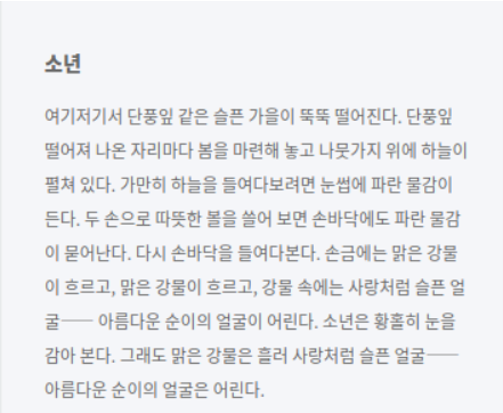
#> input picture 01_Foundation/09.OpenCV_20250825/data/story.png, 503 x 413 px, found by its file name
$ jupyter execute --allow-errors ex02_20250826_OCR.ipynb   (shell and % lines are left out)
#> lines starting #> are read from the running program, lines starting #| are printed output that depends on the picture; after the words box and inside, x2 and y2 are one past the last pixel; in counts of white or black regions, pixels touching at a corner belong together
[cell 1]
# matplotlib 한글 폰트 설정
import matplotlib.pyplot as plt
import matplotlib.font_manager as fm

# 맑은고딕 폰트 설정
plt.rcParams['font.family'] = 'Malgun Gothic'
plt.rcParams['axes.unicode_minus'] = False  # 마이너스 기호 깨짐 방지

print("✅ matplotlib 한글 폰트가 '맑은고딕'으로 설정되었습니다.")
print("이제 그래프와 플롯에서 한글이 정상적으로 표시됩니다.")

[cell 2]
import cv2
# cv : 객체탐지를 위한 별도의 라이브러리(안 쓸꺼임)
# cv2: OpenCV 라이브러리 사용

| 구분                          | Tesseract                   | EasyOCR                                         | Google Vision                               | AWS Textract         | Azure Document Intelligence                                                    | Naver Clova                                   | Upstage                                        | PaddleOCR                    |
|-----------------------------|-----------------------------|-------------------------------------------------|---------------------------------------------|----------------------|------------------------------------------------------------------------------|-----------------------------------------------|-----------------------------------------------|-------------------------------|
| **Open Source**             | O                           | O                                               | X                                           | X                    | X                                                                            | X                                             | X                                             | O                             |
| **한글 인식**               | 중                          | 하                                              | 중상                                        | 최하(지원X)         | 중상                                                                         | 상                                            | 상                                            | 중(추가 테스트 필요)          |
| **영문 인식**               | 상                          | 하                                              | 상                                           | 상                   | 상                                                                            | 상                                            | 상                                            | 상                            |
| **표+글자 인식**            | 하                          | 하 (유료 Enterprise용 별도 존재)               | 상                                           | 상(Only Eng)         | 상                                                                            | 중상                                          | 상                                            | 중                            |
| **속도**                    | 중                          | 최하                                            | 최상                                         | –                    | 중상                                                                         | 중하                                          | 중                                            | 하                            |
| **특화 모델* 제공**         | X                           | X                                               | O                                           | O                    | O (영수증, 명함, 보험/세금 서류, 신분증 등)                                   | O (영수증, 명함, 사업자등록증 등)            | O (영수증)                                   | X                             |
| **Model Customization**     | O                           | O                                               | X                                           | X                    | O                                                                            | O                                             | X                                             | O                             |
| **요금(1건)***               | 무료                        | 무료                                            | \$1.5 (매월 1,000건 무료)                   | –                    | \$0.01 (종량제: 매월 500페이지 무료)                                         | 3원 (매월 300건 무료)                         | 3원                                          | 무료                          |
| **API 사용 난이도**         | 하                          | 하                                              | 중상                                         | 중                   | 하                                                                            | 하                                            | 하                                            | 중                            |
| **고객 지원**               | X                           | X                                               | X                                           | O                    | O                                                                            | O                                             | O                                             | X                             |
| **confidence score 제공**   | O                           | O                                               | △                                           | O                    | O                                                                            | O                                             | O (문서별·단어별 제공)                      | O                             |
| **총평**                     | - 전통 있는 대표적 OCR<br>- 전처리 필요 but 기본 충실 | - 사용법 직관적 but 한글 인식률 ↓<br>- 속도 매우 느림 | - 압도적 속도<br>- 한글·영문 모두 준수 성능 | - 영문 문서 최적<br>- pre-built model로 간편 처리<br>- confidence score 검증 가능 | - Azure Vision 대비 고도화<br>- 다양한 특화모델 제공<br>- V4.0부터 커스터마이징 지원<br>- 한글 인식률 양호 | - 우수한 한글 OCR<br>- 다양한 특화모델 & 템플릿 생성 기능 | - UI/UX·문서화 부실<br>- 표+글자 인식률 우수                  | - 다양한 모델 제공<br>- EasyOCR 대비 속도·성능 우수<br>- Python 3.10↓ 호환 주의 |
| **우선 검토 서비스**         | –                           | –                                               | ✔                                           | –                    | ✔                                                                            | ✔                                             | ✔                                             | –                             |


# 1.Paddle OCR
- 80개국의 언어를 지원(한국어도 포함)
- 속도는 비교적 빠름, 성능 높은 편, 모델도 경량화 되어있음

[cell 3]
# PaddleOCR 설치 (필요시)
# !pip install paddleocr
# !pip install paddlepaddle
# PaddleOCR 임포트
from paddleocr import PaddleOCR

#> (a cell that did not finish here is left out)

[cell 5]
# PaddleOCR 기본 사용 예제
import numpy as np
from PIL import Image
import matplotlib.pyplot as plt

# 테스트용 이미지 생성 (실제로는 파일 경로를 사용)
img_path = './test_image.jpg'  # 실제 이미지 파일 경로

# [8 lines of commented-out code are left out]

print("PaddleOCR 초기화 완료!")

# PaddleOCR 고급 사용법

## 1. 기본 OCR 수행
```python
from paddleocr import PaddleOCR

# 한국어 OCR 초기화
ocr = PaddleOCR(use_angle_cls=True, lang='korean')

# 이미지에서 OCR 수행
result = ocr.ocr('image.jpg', cls=True)

# 결과 출력
for line in result[0]:
    bbox, (text, confidence) = line
    print(f"텍스트: {text}, 신뢰도: {confidence:.4f}")
```

## 2. 시각화 포함 OCR
```python
from paddleocr import PaddleOCR, draw_ocr
from PIL import Image

ocr = PaddleOCR(use_angle_cls=True, lang='korean')
img_path = 'image.jpg'
result = ocr.ocr(img_path, cls=True)

# 시각화
image = Image.open(img_path).convert('RGB')
boxes = [line[0] for line in result[0]]
texts = [line[1][0] for line in result[0]]
scores = [line[1][1] for line in result[0]]

im_show = draw_ocr(image, boxes, texts, scores)
im_show = Image.fromarray(im_show)
im_show.save('result.jpg')
```

## 3. 검출만 수행 (Detection Only)
```python
result = ocr.ocr(img_path, rec=False)  # 텍스트 인식 비활성화
```

## 4. 인식만 수행 (Recognition Only)
```python
result = ocr.ocr(img_path, det=False)  # 텍스트 검출 비활성화
```

[cell 6]
# PaddleOCR 실제 사용 예제
import cv2
import numpy as np
from PIL import Image, ImageDraw, ImageFont
import matplotlib.pyplot as plt

# 테스트용 한글 이미지 생성
def create_test_image():
    # 흰색 배경에 한글 텍스트가 있는 이미지 생성
    img = Image.new('RGB', (400, 200), color='white')
#> img: PIL image 400x200 RGB; every value is 255
    draw = ImageDraw.Draw(img)

    # 텍스트 추가 (기본 폰트 사용)
    text = "안녕하세요\nPaddleOCR 테스트입니다"
    draw.text((50, 50), text, fill='black')

    # 이미지를 numpy 배열로 변환
    img_array = np.array(img)
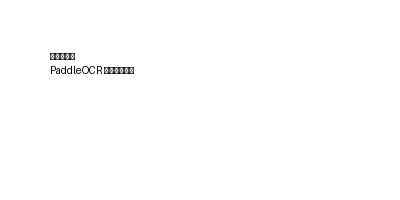
#> img_array: shape (200, 400, 3); min 0, max 255, mean 253.9
    return img_array

# 테스트 이미지 생성 및 표시
test_img = create_test_image()
plt.figure(figsize=(8, 4))
plt.imshow(test_img)
plt.title('테스트 이미지')
plt.axis('off')
plt.show()

print("테스트 이미지가 생성되었습니다.")

[cell 7]
# PaddleOCR로 실제 OCR 수행
try:
    # 위에서 생성한 테스트 이미지를 임시 파일로 저장
    test_image_path = 'temp_test_image.png'
    Image.fromarray(test_img).save(test_image_path)

    # OCR 수행
    result = ocr.ocr(test_image_path, cls=True)

    print("OCR 결과:")
    for idx, res in enumerate(result):
        print(f"페이지 {idx + 1}:")
        for line in res:
            bbox, (text, confidence) = line
            print(f"  텍스트: '{text}', 신뢰도: {confidence:.4f}")
            print(f"  좌표: {bbox}")

    # 결과 시각화
    from paddleocr import draw_ocr

    image = Image.open(test_image_path).convert('RGB')
    boxes = [line[0] for line in result[0]]
    texts = [line[1][0] for line in result[0]]
    scores = [line[1][1] for line in result[0]]

    # OCR 결과를 이미지에 그리기
    im_show = draw_ocr(image, boxes, texts, scores)

    # 결과 표시
    plt.figure(figsize=(12, 6))
    plt.subplot(1, 2, 1)
    plt.imshow(test_img)
    plt.title('원본 이미지')
    plt.axis('off')

    plt.subplot(1, 2, 2)
    plt.imshow(im_show)
    plt.title('OCR 결과')
    plt.axis('off')

    plt.tight_layout()
    plt.show()

except Exception as e:
    print(f"OCR 처리 중 오류 발생: {e}")
    print("PaddleOCR가 올바르게 설치되었는지 확인해주세요.")

[cell 8]
# pytesseract 설치 및 story.png 이미지 분석
import subprocess
import sys
import os

# pytesseract 설치 (필요시)
try:
    import pytesseract
    print("pytesseract가 이미 설치되어 있습니다.")
except ImportError:
    print("pytesseract를 설치합니다...")
    subprocess.check_call([sys.executable, "-m", "pip", "install", "pytesseract"])
    import pytesseract
    print("pytesseract 설치 완료!")

# 필요한 라이브러리 임포트
import cv2
import numpy as np
from PIL import Image
import matplotlib.pyplot as plt

print("✅ 라이브러리 로드 완료!")
print("⚠️  참고: Tesseract 실행파일이 별도로 설치되어야 할 수 있습니다.")

[cell 9]
# 이미지 파일 찾기 및 로드
import glob

# 이미지 파일들 검색
image_files = glob.glob("*.png") + glob.glob("*.jpg") + glob.glob("*.jpeg")
print(f"발견된 이미지 파일들: {image_files}")

# story.png가 없으면 다른 이미지 사용
target_image = None
if 'story.png' in image_files:
    target_image = './data/story.png'
    print("✅ story.png 파일을 찾았습니다.")
elif image_files:
    target_image = image_files[0]  # 첫 번째 이미지 파일 사용
    print(f"⚠️  story.png를 찾을 수 없어 대신 '{target_image}'를 사용합니다.")
else:
    print("❌ 이미지 파일을 찾을 수 없습니다.")
    print("story.png 파일을 현재 디렉토리에 업로드해주세요.")

if target_image:
    try:
        # 이미지 로드 및 표시
        image = cv2.imread(target_image)
        image_rgb = cv2.cvtColor(image, cv2.COLOR_BGR2RGB)

        # 이미지 기본 정보
        height, width = image.shape[:2]
        print(f"이미지 크기: {width} x {height} 픽셀")
        print(f"파일 크기: {os.path.getsize(target_image):,} bytes")

        # 이미지 표시
        plt.figure(figsize=(12, 8))
        plt.imshow(image_rgb)
        plt.title(f'{target_image} - 원본 이미지', fontsize=16, fontweight='bold')
        plt.axis('off')
        plt.show()

        print(f"✅ {target_image} 로드 및 표시 완료!")

    except Exception as e:
        print(f"이미지 로드 중 오류 발생: {e}")
        target_image = None

#> (a cell that did not finish here is left out)

[cell 11]
# 이미지 분석 및 텍스트 영역 시각화 (OCR 결과 없이도 가능)
try:
    if os.path.exists('story.png'):
        print("🎨 이미지 분석 및 시각화를 시작합니다...")

        # 이미지 로드
        image = cv2.imread('story.png')
#> image is the input picture: shape (413, 503, 3); mean B, G, R 239, 236.2, 235.2
        image_rgb = cv2.cvtColor(image, cv2.COLOR_BGR2RGB)
        gray = cv2.cvtColor(image, cv2.COLOR_BGR2GRAY)
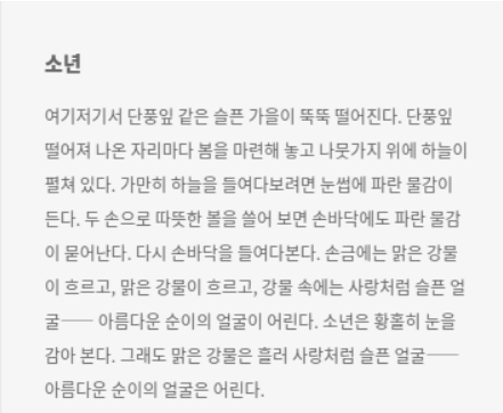
#> gray: shape (413, 503); min 95, max 255, mean 236.2

        # 이미지 전처리 및 텍스트 영역 감지
        # 1. 적응적 임계값을 사용한 이진화
        thresh = cv2.adaptiveThreshold(gray, 255, cv2.ADAPTIVE_THRESH_GAUSSIAN_C,
                                      cv2.THRESH_BINARY, 11, 2)
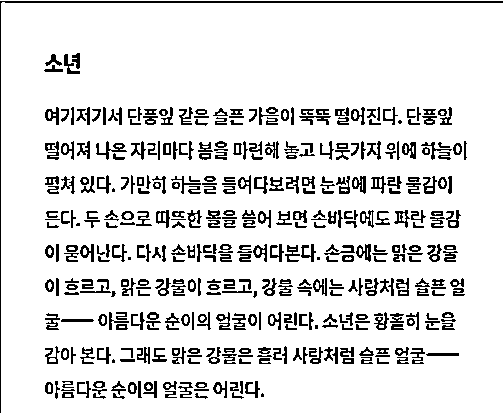
#> thresh: shape (413, 503); 87.8% white; black in thin lines or dots

        # 2. 윤곽선 검출
        contours, _ = cv2.findContours(thresh, cv2.RETR_EXTERNAL, cv2.CHAIN_APPROX_SIMPLE)
#> contours = 2 contours, 1 with area under 20; largest, box (x1, y1, x2, y2) and area: (1, 2, 503, 413) 204912

        # 3. 텍스트 영역으로 추정되는 윤곽선 필터링
        text_contours = []
        for contour in contours:
            area = cv2.contourArea(contour)
            if area > 100:  # 너무 작은 영역 제외
                x, y, w, h = cv2.boundingRect(contour)
                aspect_ratio = w / h
                if 0.1 < aspect_ratio < 10:  # 적절한 가로세로 비율
                    text_contours.append(contour)
#> this loop made 2 passes
#> (area, x, y, w, h, aspect_ratio) on pass 1: (204912, 1, 2, 502, 411, 1.22)
#> after the loop, text_contours = 1 item

        # 시각화
        plt.figure(figsize=(16, 12))

        # 원본 이미지
        plt.subplot(2, 2, 1)
        plt.imshow(image_rgb)
        plt.title('story.png - 원본 이미지', fontsize=14, fontweight='bold')
        plt.axis('off')

        # 그레이스케일
        plt.subplot(2, 2, 2)
        plt.imshow(gray, cmap='gray')
        plt.title('그레이스케일 변환', fontsize=14, fontweight='bold')
        plt.axis('off')

        # 이진화
        plt.subplot(2, 2, 3)
        plt.imshow(thresh, cmap='gray')
        plt.title('적응적 임계값 이진화', fontsize=14, fontweight='bold')
        plt.axis('off')

        # 텍스트 영역 표시
        img_contours = image_rgb.copy()
        for i, contour in enumerate(text_contours):
            # 바운딩 박스 그리기
            x, y, w, h = cv2.boundingRect(contour)
            cv2.rectangle(img_contours, (x, y), (x+w, y+h), (0, 255, 0), 2)
            cv2.putText(img_contours, f'{i+1}', (x, y-5),
                       cv2.FONT_HERSHEY_SIMPLEX, 0.5, (255, 0, 0), 1)
#> this loop made 1 pass
#> (x, y, w, h) on pass 1: (1, 2, 502, 411)
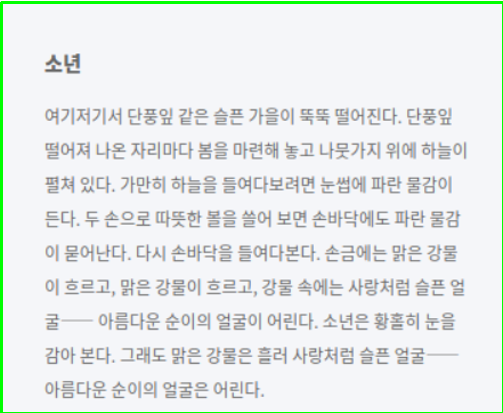
#> img_contours: shape (413, 503, 3); mean R, G, B 231, 236.4, 234.6

        plt.subplot(2, 2, 4)
        plt.imshow(img_contours)
        plt.title(f'텍스트 영역 추정 ({len(text_contours)}개 영역)', fontsize=14, fontweight='bold')
        plt.axis('off')

        plt.tight_layout()
        plt.show()

        # 이미지 통계
        print("📊 이미지 분석 결과:")
        print("=" * 50)
        print(f"• 이미지 크기: {image_rgb.shape[1]} x {image_rgb.shape[0]} 픽셀")
#| • 이미지 크기: 503 x 413 픽셀
        print(f"• 색상 채널: {image_rgb.shape[2]}개")
#| • 색상 채널: 3개
        print(f"• 추정된 텍스트 영역: {len(text_contours)}개")
#| • 추정된 텍스트 영역: 1개

        # 영역별 정보
        if text_contours:
            areas = [cv2.contourArea(contour) for contour in text_contours]
#> areas = [204912]
            print(f"• 평균 영역 크기: {np.mean(areas):.0f} 픽셀²")
#| • 평균 영역 크기: 204912 픽셀²
            print(f"• 최대 영역 크기: {np.max(areas):.0f} 픽셀²")
#| • 최대 영역 크기: 204912 픽셀²
            print(f"• 최소 영역 크기: {np.min(areas):.0f} 픽셀²")
#| • 최소 영역 크기: 204912 픽셀²

        print("\n💡 OCR 텍스트 인식을 위해서는 Tesseract가 필요합니다.")
        print("   위 분석은 이미지의 텍스트 영역만 추정한 것입니다.")

    else:
        print("❌ story.png 파일을 찾을 수 없습니다.")

except Exception as e:
    print(f"이미지 분석 중 오류 발생: {e}")

# 실습!
- 교통편에서 속도를 위반하거나 신호를 위반한 차량 번호를 인식하기 위해서는 차량 번호판 조회 기능이 필요!!
- 자동차 번호판 이미지 인식!
1. 에디터에 이미지 로드
2. OCR 초기화
3. 번호판이 위치한 영역에 대해 ROI 설정
4. ROI 수행
5. OCR 수행
6. OCR로 추출된 텍스트 출력

[cell 12]
# 1단계: car.png 이미지 로드
import cv2
import numpy as np
import matplotlib.pyplot as plt
import os

# 이미지 경로 설정
car_image_path = "./data/car.png"

# 이미지 파일 존재 확인
if os.path.exists(car_image_path):
    print(f"✅ {car_image_path} 파일을 찾았습니다.")

    # 이미지 로드
    car_image = cv2.imread(car_image_path)
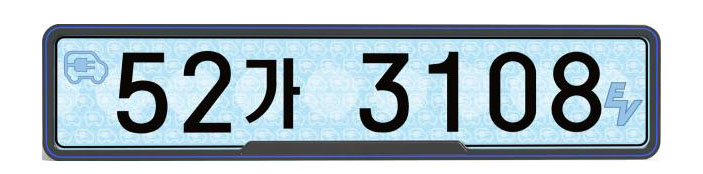
#> input picture 01_Foundation/09.OpenCV_20250825/data/car.png, 703 x 174 px
#> car_image is the input picture: shape (174, 703, 3); mean B, G, R 195.1, 186.8, 172.5
    car_image_rgb = cv2.cvtColor(car_image, cv2.COLOR_BGR2RGB)

    # 이미지 정보 출력
    height, width = car_image.shape[:2]
    print(f"이미지 크기: {width} x {height} 픽셀")
#| 이미지 크기: 703 x 174 픽셀

    # 이미지 표시
    plt.figure(figsize=(12, 8))
    plt.imshow(car_image_rgb)
    plt.title('자동차 이미지 - car.png', fontsize=16, fontweight='bold')
    plt.axis('off')
    plt.show()

    print("✅ 이미지 로드 완료!")

else:
    print(f"❌ {car_image_path} 파일을 찾을 수 없습니다.")
    print("현재 디렉토리 구조를 확인해주세요.")

    # 대체 경로들 확인
    alternative_paths = [
        "data/car.png",
        "OpenCV/data/car.png",
        "car.png"
    ]

    for alt_path in alternative_paths:
        if os.path.exists(alt_path):
            print(f"✅ 대체 경로에서 발견: {alt_path}")
            car_image_path = alt_path
            car_image = cv2.imread(car_image_path)
            car_image_rgb = cv2.cvtColor(car_image, cv2.COLOR_BGR2RGB)
            break
    else:
        print("❌ car.png 파일을 찾을 수 없습니다. 파일 경로를 확인해주세요.")

[cell 13]
# 2단계: OCR 초기화
try:
    import pytesseract
    print("✅ pytesseract가 이미 로드되어 있습니다.")

    # Tesseract 실행파일 경로 설정 (Windows의 경우)
    # pytesseract.pytesseract.tesseract_cmd = r'C:\Program Files\Tesseract-OCR\tesseract.exe'

    print("🔧 OCR 엔진 준비 완료!")
    print("📋 지원 언어: 한국어(kor), 영어(eng)")

    # OCR 테스트
    test_result = "OCR 초기화 성공"
    print(f"OCR 상태: {test_result}")

except ImportError:
    print("❌ pytesseract가 설치되지 않았습니다.")
    print("다음 명령어로 설치해주세요: pip install pytesseract")
except Exception as e:
    print(f"⚠️ OCR 초기화 중 경고: {e}")
    print("Tesseract 실행파일이 설치되어 있지 않을 수 있습니다.")
    print("Windows: https://github.com/UB-Mannheim/tesseract/wiki 에서 다운로드")

[cell 14]
# 3단계: 번호판이 위치한 영역에 대해 ROI 설정
def detect_license_plate_region(image):
    """
    자동차 번호판 영역을 자동으로 탐지하는 함수
    """
    # 그레이스케일 변환
    gray = cv2.cvtColor(image, cv2.COLOR_BGR2GRAY)
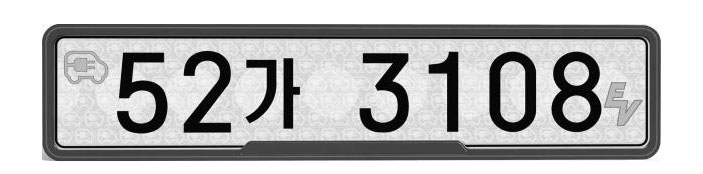
#> gray: shape (174, 703); min 0, max 255, mean 183.5

    # 노이즈 제거를 위한 블러링
    blurred = cv2.GaussianBlur(gray, (5, 5), 0)
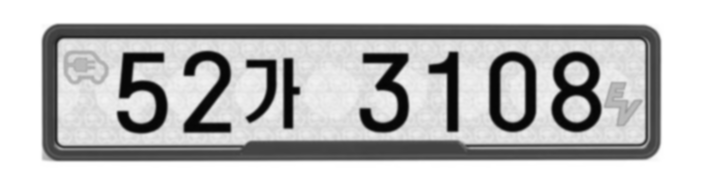
#> blurred: shape (174, 703); min 5, max 255, mean 183.5

    # 에지 검출
    edges = cv2.Canny(blurred, 50, 150)
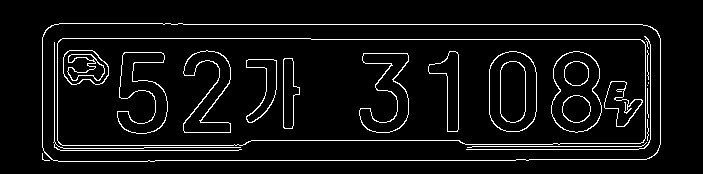
#> edges: shape (174, 703); 5.9% white in thin lines or dots, all inside (x1, y1, x2, y2) = (42, 23, 661, 162)

    # 윤곽선 검출
    contours, _ = cv2.findContours(edges, cv2.RETR_EXTERNAL, cv2.CHAIN_APPROX_SIMPLE)
#> contours = 2 contours, 1 with area under 20; largest, box (x1, y1, x2, y2) and area: (42, 23, 661, 162) 83869

    # 번호판 후보 영역 필터링
    license_plate_candidates = []

    for contour in contours:
        area = cv2.contourArea(contour)
        if area > 1000:  # 최소 면적 조건
            x, y, w, h = cv2.boundingRect(contour)
            aspect_ratio = w / h

            # 번호판의 일반적인 가로세로 비율 (2:1 ~ 5:1)
            if 2.0 <= aspect_ratio <= 5.0 and w > 50 and h > 15:
                license_plate_candidates.append((x, y, w, h, area))
#> this loop made 2 passes
#> (area, x, y, w, h, aspect_ratio) on pass 2: (83869, 42, 23, 619, 139, 4.45)
#> (the rest of the program and of its run is left out)
